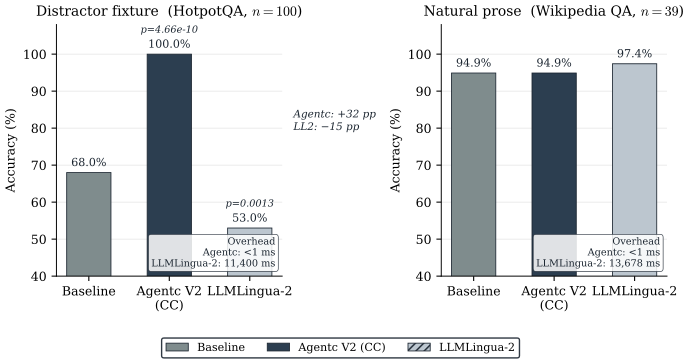

The Python source for this figure:
"""Figure 5: LLMLingua dual-regime comparison (double-column width).

Left panel: HotpotQA-distractor (n=100) — Agentc improves 68→100%,
LLMLingua-2 degrades 68→53%.
Right panel: Natural Wikipedia prose (n=39) — Agentc abstains (94.9→94.9%),
LLMLingua-2 compresses pointlessly (94.9→97.4%, 13.7s overhead).

McNemar p-values annotated on treatment bars (left panel only, where
significance differs). Overhead shown as text inset in each panel.
"""

from pathlib import Path

import matplotlib.pyplot as plt
import matplotlib.patches as mpatches
import numpy as np

plt.rcParams.update({
    "font.family": "serif",
    "font.size": 9,
    "axes.labelsize": 9,
    "axes.titlesize": 10,
    "legend.fontsize": 8,
    "mathtext.fontset": "cm",
    "pdf.fonttype": 42,
    "ps.fonttype": 42,
    "axes.linewidth": 0.7,
})

OUT = Path(__file__).resolve().parent / "fig5_llmlingua_dualregime.pdf"

# Color scheme matching existing figures.
C_BASE   = "#7f8c8d"   # neutral gray — baseline
C_AGENTC = "#2c3e50"   # dark slate — Agentc
C_LL2    = "#bcc6cf"   # light steel — LLMLingua-2
EDGE     = "#1a242f"
GRID     = "#9a9a9a"


def annotate_pval(ax, bar, label, offset_y=2.5):
    x = bar.get_x() + bar.get_width() / 2
    y = bar.get_height()
    ax.annotate(
        label,
        xy=(x, y), xytext=(0, offset_y),
        textcoords="offset points",
        ha="center", va="bottom",
        fontsize=7, color=EDGE, style="italic",
    )


def add_value_label(ax, bar, val, offset_y=2.5):
    x = bar.get_x() + bar.get_width() / 2
    y = bar.get_height()
    ax.annotate(
        f"{val:.1f}%",
        xy=(x, y), xytext=(0, offset_y),
        textcoords="offset points",
        ha="center", va="bottom",
        fontsize=8, color=EDGE,
    )


def panel(ax, title, accuracies, overhead_labels, pval_agentc=None, pval_ll2=None):
    """Draw one panel. accuracies = [baseline, agentc, ll2]."""
    groups = ["Baseline", "Agentc V2\n(CC)", "LLMLingua-2"]
    colors = [C_BASE, C_AGENTC, C_LL2]
    x = np.arange(len(groups))
    width = 0.55

    for ax_grid_y in (50, 60, 70, 80, 90, 100):
        ax.axhline(ax_grid_y, color=GRID, alpha=0.3, lw=0.5, zorder=0)

    bars = []
    for i, (acc, col) in enumerate(zip(accuracies, colors)):
        b = ax.bar(
            x[i], acc, width,
            color=col, edgecolor=EDGE, linewidth=0.6, zorder=2,
        )
        bars.append(b[0])
        add_value_label(ax, b[0], acc, offset_y=3)

    # McNemar p-value annotations on Agentc and LL2 bars (left panel).
    if pval_agentc:
        annotate_pval(ax, bars[1], f"p={pval_agentc}", offset_y=14)
    if pval_ll2:
        annotate_pval(ax, bars[2], f"p={pval_ll2}", offset_y=14)

    # Overhead inset text box.
    oh_text = (
        f"Overhead\n"
        f"Agentc: {overhead_labels[0]}\n"
        f"LLMLingua-2: {overhead_labels[1]}"
    )
    ax.text(
        0.97, 0.03, oh_text,
        transform=ax.transAxes,
        ha="right", va="bottom",
        fontsize=7, color=EDGE,
        bbox=dict(boxstyle="round,pad=0.3", fc="white", ec=EDGE, lw=0.5, alpha=0.85),
    )

    ax.set_title(title, fontsize=10, pad=6)
    ax.set_xticks(x)
    ax.set_xticklabels(groups)
    ax.set_ylabel("Accuracy (%)")
    ax.set_ylim(40, 108)
    ax.set_yticks([40, 50, 60, 70, 80, 90, 100])
    ax.spines["top"].set_visible(False)
    ax.spines["right"].set_visible(False)


def main() -> None:
    fig, (ax_left, ax_right) = plt.subplots(1, 2, figsize=(7.0, 3.6), sharey=False)
    fig.subplots_adjust(wspace=0.38)

    # Left: HotpotQA-distractor (n=100)
    panel(
        ax_left,
        title="Distractor fixture  (HotpotQA, $n=100$)",
        accuracies=[68.0, 100.0, 53.0],
        overhead_labels=["<1 ms", "11,400 ms"],
        pval_agentc="4.66e-10",
        pval_ll2="0.0013",
    )

    # Right: Natural Wikipedia prose (n=39)
    panel(
        ax_right,
        title="Natural prose  (Wikipedia QA, $n=39$)",
        accuracies=[94.9, 94.9, 97.4],
        overhead_labels=["<1 ms", "13,678 ms"],
    )

    # Shared message: shaded difference regions (optional arrow annotation).
    ax_left.annotate(
        "Agentc: +32 pp\nLL2: −15 pp",
        xy=(1.05, 82), xycoords=("axes fraction", "data"),
        ha="left", va="center",
        fontsize=7.5, color=EDGE,
        style="italic",
    )

    # Legend shared at figure level.
    legend_handles = [
        mpatches.Patch(color=C_BASE,   ec=EDGE, lw=0.6, label="Baseline"),
        mpatches.Patch(color=C_AGENTC, ec=EDGE, lw=0.6, label="Agentc V2 (CC)"),
        mpatches.Patch(color=C_LL2,    ec=EDGE, lw=0.6, hatch="////", label="LLMLingua-2"),
    ]
    fig.legend(
        handles=legend_handles,
        loc="lower center",
        ncol=3,
        fontsize=8,
        frameon=True,
        framealpha=0.9,
        edgecolor=EDGE,
        bbox_to_anchor=(0.5, -0.04),
    )

    fig.tight_layout(rect=[0, 0.06, 1, 1])
    fig.savefig(OUT, format="pdf", dpi=300, bbox_inches="tight", pad_inches=0.05)
    plt.close(fig)
    print(f"wrote {OUT}")


if __name__ == "__main__":
    main()
